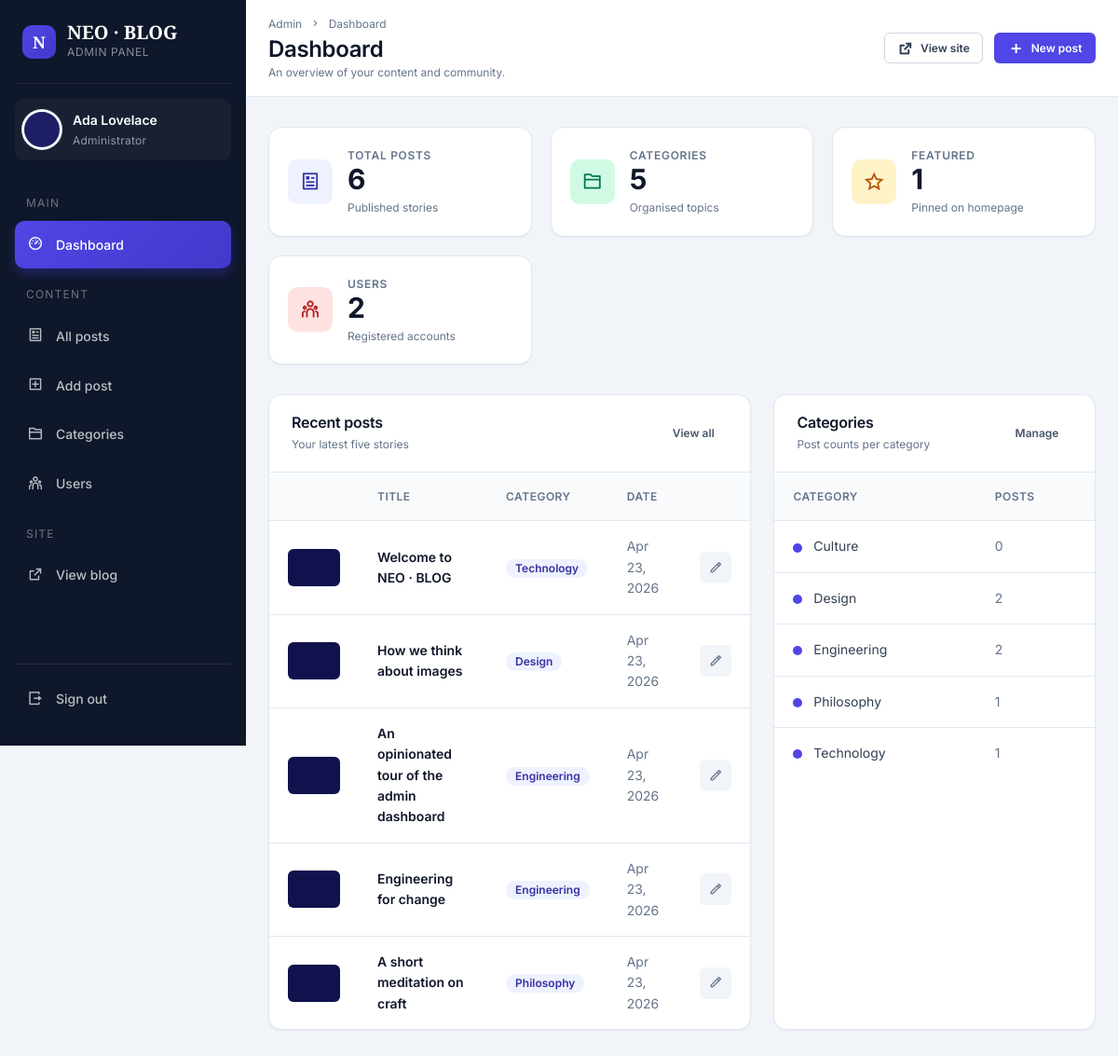
The page /admin (signed in) on the database its author committed.
### tables this page shows
CREATE TABLE users (
    id          INT UNSIGNED AUTO_INCREMENT PRIMARY KEY,
    firstname   VARCHAR(100) NOT NULL,
    lastname    VARCHAR(100) NOT NULL,
    username    VARCHAR(50)  NOT NULL,
    email       VARCHAR(190) NOT NULL,
    password    VARCHAR(255) NOT NULL,
    avatar      VARCHAR(255) NOT NULL DEFAULT 'default-avatar.png',
    is_admin    TINYINT(1)   NOT NULL DEFAULT 0,
    created_at  TIMESTAMP    NOT NULL DEFAULT CURRENT_TIMESTAMP,
    UNIQUE KEY uniq_username (username),
    UNIQUE KEY uniq_email    (email)
);

CREATE TABLE posts (
    id           INT UNSIGNED AUTO_INCREMENT PRIMARY KEY,
    title        VARCHAR(255) NOT NULL,
    body         LONGTEXT     NOT NULL,
    thumbnail    VARCHAR(255) NOT NULL DEFAULT 'default-thumbnail.png',
    category_id  INT UNSIGNED NOT NULL,
    author_id    INT UNSIGNED NOT NULL,
    is_featured  TINYINT(1)   NOT NULL DEFAULT 0,
    date_time    TIMESTAMP    NOT NULL DEFAULT CURRENT_TIMESTAMP,
    KEY idx_category (category_id),
    KEY idx_author   (author_id),
    CONSTRAINT fk_posts_category FOREIGN KEY (category_id) REFERENCES categories(id) ON DELETE RESTRICT,
    CONSTRAINT fk_posts_author   FOREIGN KEY (author_id)   REFERENCES users(id)      ON DELETE CASCADE
);

CREATE TABLE categories (
    id          INT UNSIGNED AUTO_INCREMENT PRIMARY KEY,
    title       VARCHAR(120) NOT NULL,
    created_at  TIMESTAMP    NOT NULL DEFAULT CURRENT_TIMESTAMP,
    UNIQUE KEY uniq_title (title)
);

### resources/views/admin/dashboard.php (the view, shortened to what the rows shown need)
<div class="admin-topbar">
    <div>
        <div class="admin-topbar__crumb">
            <a href="<?= url('/admin') ?>">Admin</a> <i class="ri-arrow-right-s-line"></i> <span>Dashboard</span>
        </div>
        <div class="admin-topbar__title"><h1>Dashboard</h1></div>
        <div class="admin-topbar__sub">An overview of your content and community.</div>
    </div>
    <div class="admin-topbar__actions">
        <a href="<?= url('/') ?>" class="btn btn--secondary btn--sm">
            <i class="ri-external-link-line"></i> View site
        </a>
        <a href="<?= url('/admin/posts/create') ?>" class="btn btn--sm">
            <i class="ri-add-line"></i> New post
        </a>
    </div>
</div>
<div class="admin-content">
    <div class="stats-grid">
        <div class="stat stat--primary">
            <div class="stat__icon"><i class="ri-article-line"></i></div>
            <div>
                <div class="stat__label">Total posts</div>
                <div class="stat__value"><?= (int) $totalPosts ?></div>
                <div class="stat__hint">Published stories</div>
            </div>
        </div>
        <div class="stat stat--success">
            <div class="stat__icon"><i class="ri-folder-2-line"></i></div>
            <div>
                <div class="stat__label">Categories</div>
                <div class="stat__value"><?= (int) $totalCategories ?></div>
                <div class="stat__hint">Organised topics</div>
            </div>
        </div>
        <div class="stat stat--warning">
            <div class="stat__icon"><i class="ri-star-line"></i></div>
            <div>
                <div class="stat__label">Featured</div>
                <div class="stat__value"><?= $featured ? 1 : 0 ?></div>
                <div class="stat__hint">Pinned on homepage</div>
            </div>
        </div>
        <div class="stat stat--danger">
            <div class="stat__icon"><i class="ri-team-line"></i></div>
            <div>
                <div class="stat__label">Users</div>
                <div class="stat__value"><?= (int) $totalUsers ?></div>
                <div class="stat__hint">Registered accounts</div>
            </div>
        </div>
    </div>
    <div class="admin-grid">
        <div class="card">
            <div class="card__header">
                <div>
                    <h3 class="card__title">Recent posts</h3>
                    <div class="card__subtitle">Your latest five stories</div>
                </div>
                <a href="<?= url('/admin/posts') ?>" class="btn btn--ghost btn--sm">View all</a>
            </div>
            <div class="table-wrap">
                <table class="table">
                    <thead>
                        <tr>
                            <th></th>
                            <th>Title</th>
                            <th>Category</th>
                            <th>Date</th>
                            <th></th>
                        </tr>
                    </thead>
                    <tbody>
                        <?php if (empty($recentPosts)): ?>
                            <tr><td colspan="5" class="table__empty">No posts yet.</td></tr>
                        <?php else: foreach ($recentPosts as $post): ?>
                            <tr>
                                <td>
                                    <div class="table__thumb">
                                        <img src="<?= thumbnail_url($post['thumbnail']) ?>" alt="">
                                    </div>
                                </td>
                                <td class="table__title"><?= e(excerpt($post['title'], 60)) ?></td>
                                <td><span class="badge badge--primary"><?= e($post['category_title']) ?></span></td>
                                <td class="table__muted"><?= e(formatDate($post['date_time'], 'M d, Y')) ?></td>
                                <td class="text-end">
                                    <a href="<?= url('/admin/posts/edit?id=' . (int) $post['id']) ?>"
                                       class="table__action table__action--edit" title="Edit">
                                        <i class="ri-pencil-line"></i>
                                    </a>
                                </td>
                            </tr>
                        <?php endforeach; endif; ?>
                    </tbody>
                </table>
            </div>
        </div>
        <div class="card">
            <div class="card__header">
                <div>
                    <h3 class="card__title">Categories</h3>
                    <div class="card__subtitle">Post counts per category</div>
                </div>
                <a href="<?= url('/admin/categories') ?>" class="btn btn--ghost btn--sm">Manage</a>
            </div>
            <div class="table-wrap">
                <table class="table">
                    <thead>
                        <tr><th>Category</th><th>Posts</th></tr>
                    </thead>
                    <tbody>
                        <?php if (empty($categories)): ?>
                            <tr><td colspan="2" class="table__empty">No categories yet.</td></tr>
                        <?php else: foreach ($categories as $c): ?>
                            <tr>
                                <td><span class="color-dot"></span> <?= e($c['title']) ?></td>
                                <td class="table__muted"><?= (int) $c['post_count'] ?></td>
                            </tr>
                        <?php endforeach; endif; ?>
                    </tbody>
                </table>
            </div>
        </div>
    </div>
</div>

### app/Core/Router.php (shortened to what the rows shown need)
<?php
final class Router
{
    private array $routes = [];
    private string $prefix = '';
    public function group(string $prefix, callable $callback): void
    {
        $previous    = $this->prefix;
        $this->prefix = rtrim($previous . $prefix, '/');
        $this->prefix = $previous;
    }
    public function dispatch(string $method, string $uri): void
    {
        $method = strtoupper($method);
        $path   = $this->normalise($uri);
        foreach ($this->routes as $route) {
            if ($route['method'] !== $method) continue;
            if ($route['path'] === $path) {
                $this->invoke($route['handler'], []);
                return;
            }
        }
    }
    private function add(string $method, string $path, string $handler): void
    {
        $fullPath = rtrim($this->prefix . '/' . ltrim($path, '/'), '/');
        if ($fullPath === '') $fullPath = '/';
        $this->routes[] = [
            'method'  => $method,
            'path'    => $fullPath,
            'handler' => $handler,
        ];
    }
    private function normalise(string $uri): string
    {
        $path = parse_url($uri, PHP_URL_PATH) ?: '/';
        $path = rtrim($path, '/');
        return $path === '' ? '/' : $path;
    }
    private function invoke(string $handler, array $params): void
    {
        [$controller, $action] = explode('@', $handler, 2);
        $instance = new $class();
        $instance->$action($params);
    }
}

### resources/views/partials/admin-sidebar.php (shortened to what the rows shown need)
<?php
$user = Auth::user();
$is   = fn (string $name) => ($activeLink ?? '') === $name ? 'is-active' : '';
?>
<aside class="sidebar" aria-label="Admin navigation">
    <div class="sidebar__brand">
        <span class="sidebar__brand-logo">N</span>
        <div>
            <div class="sidebar__brand-text">NEO · BLOG</div>
            <div class="sidebar__brand-sub">Admin panel</div>
        </div>
    </div>
    <div class="sidebar__profile">
        <span class="avatar avatar--sm">
            <img src="<?= avatar_url($user['avatar'] ?? '') ?>" alt="">
        </span>
        <div class="sidebar__profile-meta">
            <span class="sidebar__profile-name"><?= e(($user['firstname'] ?? '') . ' ' . ($user['lastname'] ?? '')) ?></span>
            <span class="sidebar__profile-role"><?= Auth::isAdmin() ? 'Administrator' : 'Editor' ?></span>
        </div>
    </div>
    <nav class="sidebar__nav" aria-label="Admin">
        <div class="sidebar__group">Main</div>
        <a href="<?= url('/admin') ?>" class="sidebar__link <?= $is('dashboard') ?>">
            <i class="ri-dashboard-3-line"></i> <span>Dashboard</span>
        </a>
        <div class="sidebar__group">Content</div>
        <a href="<?= url('/admin/posts') ?>" class="sidebar__link <?= $is('posts') ?>">
            <i class="ri-article-line"></i> <span>All posts</span>
        </a>
        <a href="<?= url('/admin/posts/create') ?>" class="sidebar__link <?= $is('add-post') ?>">
            <i class="ri-add-box-line"></i> <span>Add post</span>
        </a>
        <a href="<?= url('/admin/categories') ?>" class="sidebar__link <?= $is('categories') ?>">
            <i class="ri-folder-2-line"></i> <span>Categories</span>
        </a>
        <a href="<?= url('/admin/users') ?>" class="sidebar__link <?= $is('users') ?>">
            <i class="ri-team-line"></i> <span>Users</span>
        </a>
        <div class="sidebar__group">Site</div>
        <a href="<?= url('/') ?>" class="sidebar__link">
            <i class="ri-external-link-line"></i> <span>View blog</span>
        </a>
    </nav>
    <div class="sidebar__logout">
        <form action="<?= url('/logout') ?>" method="post" style="margin:0;">
            <button type="submit" class="sidebar__link" style="width:100%; background:none; border:0; text-align:left; color: rgba(255,255,255,0.72);">
                <i class="ri-logout-box-r-line"></i> <span>Sign out</span>
            </button>
        </form>
    </div>
</aside>

### rows shown on the page
users: avatar (placeholder picture), firstname+lastname "Ada Lovelace"
posts: thumbnail (placeholder picture), title "Welcome to NEO · BLOG", category.title "Technology", date_time "Apr 23, 2026"
posts: thumbnail (placeholder picture), title "How we think about images", category.title "Design", date_time "Apr 23, 2026"
posts: thumbnail (placeholder picture), title "An opinionated tour of the admin dashboard", category.title "Engineering", date_time "Apr 23, 2026"
posts: thumbnail (placeholder picture), title "Engineering for change", category.title "Engineering", date_time "Apr 23, 2026"
posts: thumbnail (placeholder picture), title "A short meditation on craft", category.title "Philosophy", date_time "Apr 23, 2026"
categories: title "Culture", post_count "0"
categories: title "Design", post_count "2"
categories: title "Engineering", post_count "2"
categories: title "Philosophy", post_count "1"
categories: title "Technology", post_count "1"
